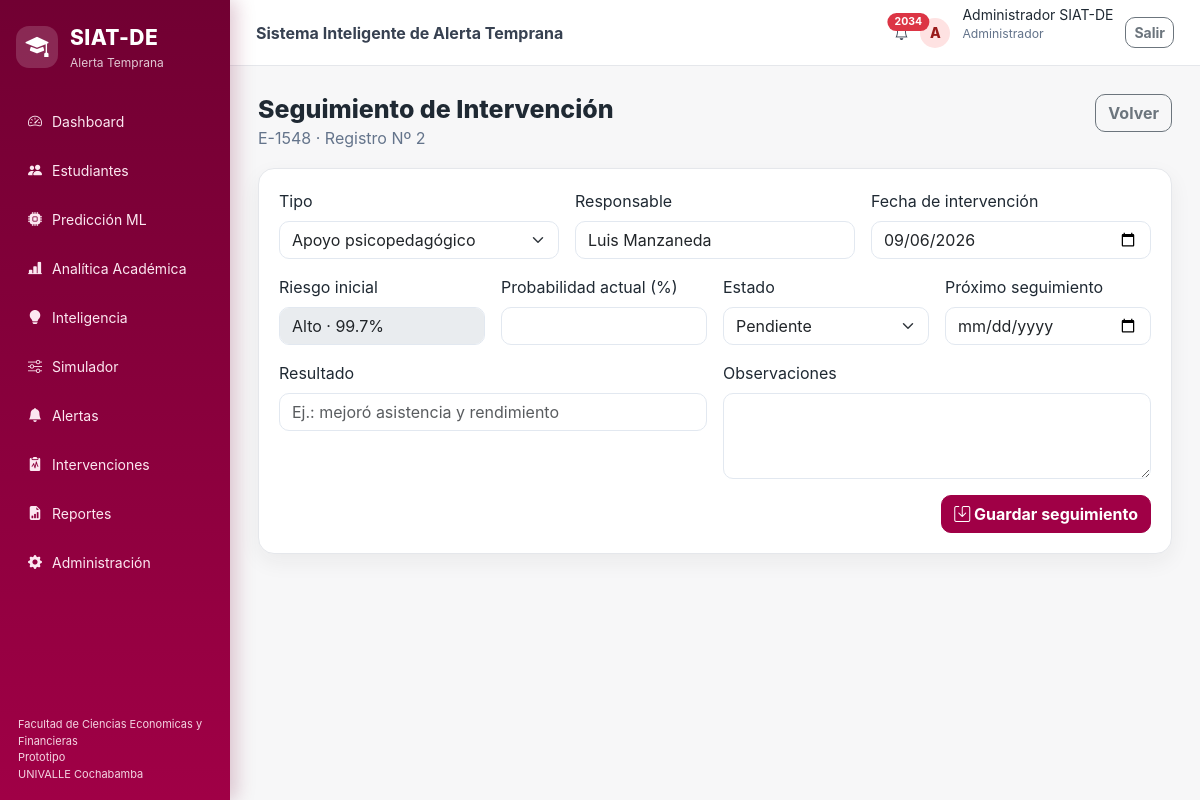
The page /intervenciones/2 (signed in) on the database its author committed.
### tables this page shows
CREATE TABLE intervenciones (
    id INTEGER PRIMARY KEY AUTOINCREMENT,
    alerta_id INTEGER,
    codigo_estudiante TEXT NOT NULL,
    tipo TEXT NOT NULL,
    responsable TEXT NOT NULL,
    fecha_intervencion TEXT NOT NULL,
    estado TEXT NOT NULL DEFAULT 'Pendiente',
    resultado TEXT,
    observaciones TEXT,
    probabilidad_inicial REAL,
    nivel_riesgo_inicial TEXT,
    probabilidad_final REAL,
    nivel_riesgo_final TEXT,
    fecha_seguimiento TEXT,
    creado_en TEXT NOT NULL,
    actualizado_en TEXT NOT NULL,
    FOREIGN KEY (alerta_id) REFERENCES alertas(id)
);

### app.py (the view, shortened to what this page needs)
@app.route("/intervenciones/<int:intervencion_id>", methods=["GET", "POST"])
def detalle_intervencion(intervencion_id):
    if not require_login(): return redirect(url_for("login"))
    if request.method == "POST" and not can_manage_cases():
        flash("Su rol no permite actualizar seguimientos.", "warning")
        return redirect(url_for("intervenciones"))
    item = get_intervention(intervencion_id)
    if not item:
        flash("Intervención no encontrada.", "warning")
        return redirect(url_for("intervenciones"))
    return render_template("intervencion_detalle.html", i=item)

### app.py (called while the page is built)
def require_login():
    return session.get("logged_in") is True

def can_manage_cases():
    return session.get("rol") in ["Administrador", "Bienestar Estudiantil", "Tutor académico"]

@app.context_processor
def inject_helpers():
    notices = notification_counts() if require_login() else {"total": 0}
    return dict(badge_class=badge_class, now=datetime.now(), notification_counts=notices,
                can_manage_cases=can_manage_cases())

### persistence.py (called while the page is built)
def connect():
    os.makedirs(os.path.dirname(DB_PATH), exist_ok=True)
    con = sqlite3.connect(DB_PATH)
    con.row_factory = sqlite3.Row
    con.execute("PRAGMA foreign_keys = ON")
    return con

def get_intervention(intervention_id):
    with connect() as con:
        row = con.execute("SELECT * FROM intervenciones WHERE id=?", (intervention_id,)).fetchone()
        return dict(row) if row else None

def notification_counts():
    today = datetime.now().strftime("%Y-%m-%d")
    with connect() as con:
        pending = con.execute("SELECT COUNT(*) FROM alertas WHERE estado='Pendiente'").fetchone()[0]
        overdue = con.execute("""SELECT COUNT(*) FROM intervenciones
            WHERE estado!='Finalizada' AND fecha_seguimiento IS NOT NULL AND fecha_seguimiento < ?""",
            (today,)).fetchone()[0]
    return {"alertas_pendientes": pending, "seguimientos_vencidos": overdue, "total": pending + overdue}

### templates/intervencion_detalle.html
{% extends 'base.html' %}
{% block content %}
<div class="page-title page-title-wide"><div><h2>Seguimiento de Intervención</h2><p>{{ i.codigo_estudiante }} · Registro Nº {{ i.id }}</p></div><a href="{{ url_for('intervenciones') }}" class="btn btn-outline-secondary">Volver</a></div>
<div class="panel"><form method="post" class="row g-3">
<div class="col-md-4"><label class="form-label">Tipo</label><select name="tipo" class="form-select">{% for t in ['Tutoría académica','Apoyo psicopedagógico','Orientación vocacional','Apoyo financiero','Llamada institucional','Seguimiento integral'] %}<option {% if i.tipo==t %}selected{% endif %}>{{ t }}</option>{% endfor %}</select></div>
<div class="col-md-4"><label class="form-label">Responsable</label><input name="responsable" value="{{ i.responsable }}" class="form-control" required></div>
<div class="col-md-4"><label class="form-label">Fecha de intervención</label><input type="date" name="fecha_intervencion" value="{{ i.fecha_intervencion }}" class="form-control"></div>
<div class="col-md-3"><label class="form-label">Riesgo inicial</label><input value="{{ i.nivel_riesgo_inicial }} · {{ '%.1f'|format(i.probabilidad_inicial*100) }}%" class="form-control" disabled></div>
<div class="col-md-3"><label class="form-label">Probabilidad actual (%)</label><input type="number" min="0" max="100" step="0.1" name="probabilidad_final" value="{{ '%.1f'|format(i.probabilidad_final*100) if i.probabilidad_final is not none else '' }}" class="form-control"></div>
<div class="col-md-3"><label class="form-label">Estado</label><select name="estado" class="form-select">{% for e in ['Pendiente','En proceso','Finalizada'] %}<option {% if i.estado==e %}selected{% endif %}>{{ e }}</option>{% endfor %}</select></div>
<div class="col-md-3"><label class="form-label">Próximo seguimiento</label><input type="date" name="fecha_seguimiento" value="{{ i.fecha_seguimiento or '' }}" class="form-control"></div>
<div class="col-md-6"><label class="form-label">Resultado</label><input name="resultado" value="{{ i.resultado or '' }}" class="form-control" placeholder="Ej.: mejoró asistencia y rendimiento"></div>
<div class="col-md-6"><label class="form-label">Observaciones</label><textarea name="observaciones" class="form-control" rows="3">{{ i.observaciones or '' }}</textarea></div>
<div class="col-12 text-end"><button class="btn btn-primary"><i class="bi bi-save"></i> Guardar seguimiento</button></div>
</form></div>
{% endblock %}

### static/css/style.css (style rules this page uses)
:root { --primary: #A00046; --primary-dark: #710032; --primary-light: #ee136b; --primary-soft: #FCE7F1; --primary-border: #F8BBD0; --bg: #F7F7F8; --surface: #FFFFFF; --secondary: #F5F5F5; --text: #1F2933; --text-dark: #1F1F1F; --muted: #64748B; --border: #E5E7EB; --white: #FFFFFF; --risk-high: #E53935; --risk-medium: #FB8C00; --risk-low: #43A047; --red: var(--risk-high); --orange: var(--risk-medium); --green: var(--risk-low); --shadow-soft: 0 8px 22px rgba(31, 31, 31, .06); --shadow-strong: 0 25px 60px rgba(113, 0, 50, .22); }
* { box-sizing: border-box }
body { font-family: Inter, Segoe UI, Arial, sans-serif; background: var(--bg); color: var(--text); margin: 0 }
.page-title h2 { font-weight: 800; font-size: 25px; margin-bottom: 2px }
.page-title p, .muted { color: var(--muted); margin-bottom: 18px }
.panel { background: #fff; border: 1px solid var(--border); border-radius: 16px; box-shadow: 0 8px 22px rgba(31, 31, 31, .06); padding: 20px }
.btn-primary { background: var(--primary); border-color: var(--primary) }
.btn { border-radius: 10px; font-weight: 700 }
.form-control, .form-select { border-radius: 10px; border-color: #E2E8F0 }
.page-title-wide { display: flex; align-items: flex-start; justify-content: space-between; gap: 18px }
a, .back-link { color: var(--primary); }
.btn-primary, .btn-primary:focus, .btn-primary:active { background: var(--primary) !important; border-color: var(--primary) !important; box-shadow: none !important; }
.kpi-card, .panel, .report-card, .admin-card, .login-card { box-shadow: var(--shadow-soft); }

### rows shown on the page
intervenciones: codigo_estudiante "E-1548", id "2", tipo "Apoyo psicopedagógico", responsable "Luis Manzaneda", fecha_intervencion "09/06/2026", nivel_riesgo_inicial "Alto · 99.7%", estado "Pendiente"

### other values the page prints
{{ notification_counts.total }} "2034"
{{ session.get('usuario','A')[:1]|upper }} "A"
{{ session.get('usuario','Usuario') }} "Administrador SIAT-DE"
{{ session.get('rol','Consulta') }} "Administrador"
